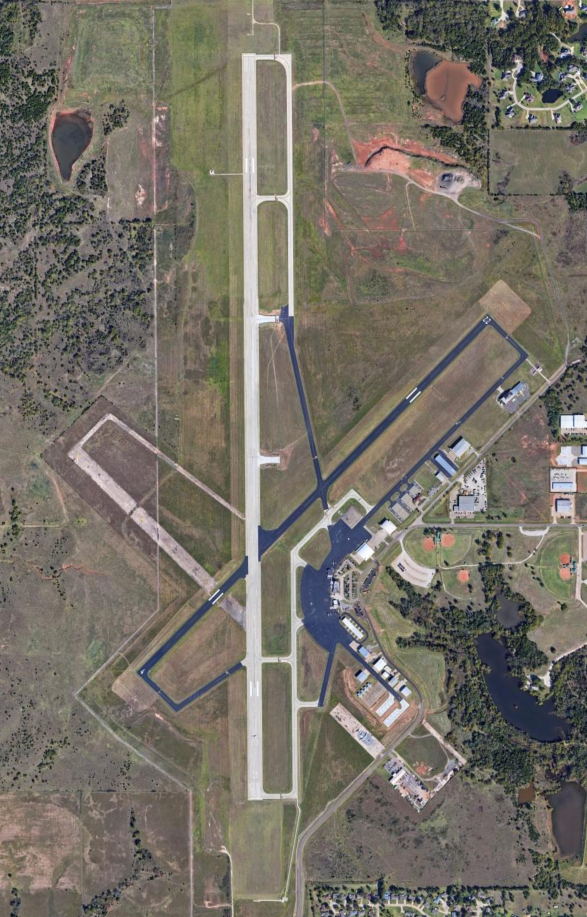
#> input picture images/sat_img.PNG, 587 x 917 px
$ python -i building_dtect.py   (imports and definitions only)   (older library calls are emulated)
#> lines starting #> are read from the running program, lines starting #| are printed output that depends on the picture
#> further down, picture is the input picture: shape (917, 587, 3); mean B, G, R 101.8, 112, 117.3
# -*- coding: utf-8 -*-
"""

-- BE SURE TO ADD 'maps' FOLDER IN C DRIVE

-- install cv2 module with commmand '!pip install opencv-python'

INSTRUCTIONS:

-- Enter two coordinates seperated by a comma!

-- Maps will be uploaded into 'maps' folder

--
"""

# =============================================================================
# ----- MODULE IMPORTS --------------------------------------------------------
# =============================================================================
import cv2
import os
import urllib.request
from shapely.geometry import Polygon
import simplekml

# BE SURE TO ADD 'maps' FOLDER IN YOUR C DRIVE
directory = 'C:/maps'
# [1 line not run here, left out]

# =============================================================================
# ----- MAIN ROUTINE ----------------------------------------------------------
# =============================================================================
# [41 lines left out: function main, not called in this run]


# =============================================================================
# ----- FUNCTIONS & DEFINITIONS -----------------------------------------------
# =============================================================================
# Quadrent size
n = 4

# Zoom 17: (0.00687, 0.00534)
# Zoom 18: (0.003435, 0.00267) (factor of 2 per zoom)
# Veritcal scaling factor
vert = 0.00267
# Horizontal scaling factor
horiz = 0.003435


# Create quadrent arrays
coords_1 = [[0 for x in range(n)] for x in range(n)]
coords_2 = [[0 for x in range(n)] for x in range(n)]
coords_3 = [[0 for x in range(n)] for x in range(n)]
coords_4 = [[0 for x in range(n)] for x in range(n)]

# Stiching Quads
imgs = [[0 for x in range(n)] for x in range(n)]
columns = [0 for x in range(n)]
quad = [0 for x in range(4)]


# =============================================================================
# ----- QUADRENT FUNCTIONS ----------------------------------------------------
# =============================================================================

# ===== Quad 1 ================================================================
# [163 lines left out: functions quad_1, quad_2, quad_3, quad_4, stitch_image, not called in this run]


# =============================================================================
# ----- IMG PROCESSING FUNCTIONS ----------------------------------------------
# =============================================================================

# ===== Edge Detection ========================================================
def edge_detection(img):
    ''' Uses sobel/canny edge detection from OpenCV to outline image '''
    # Convert to graycsale
    img_gray = cv2.cvtColor(img, cv2.COLOR_BGR2GRAY)
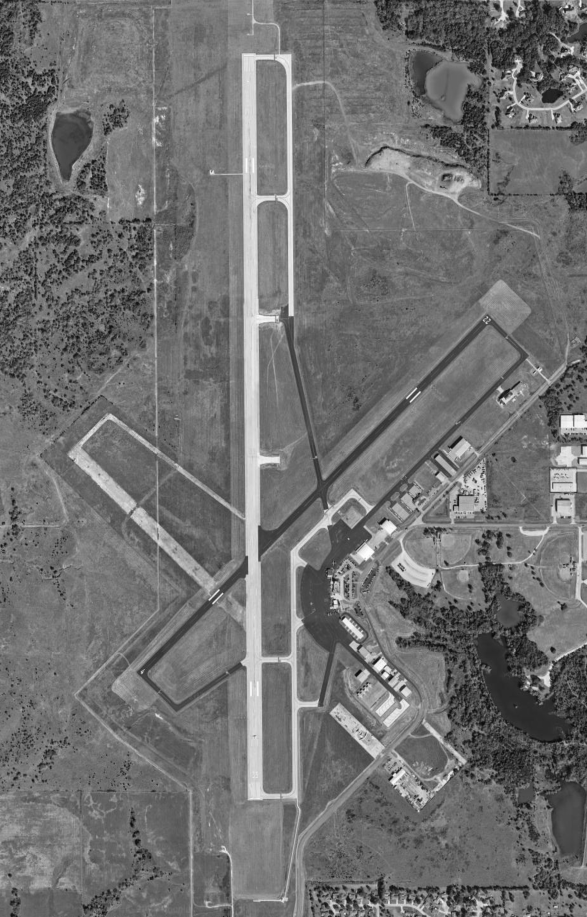
#> img_gray: shape (917, 587); min 9, max 254, mean 112.4

    # Sobel Edge Detection
    grad_x = cv2.Sobel(img_gray, cv2.CV_64F, 1, 0, ksize=1)
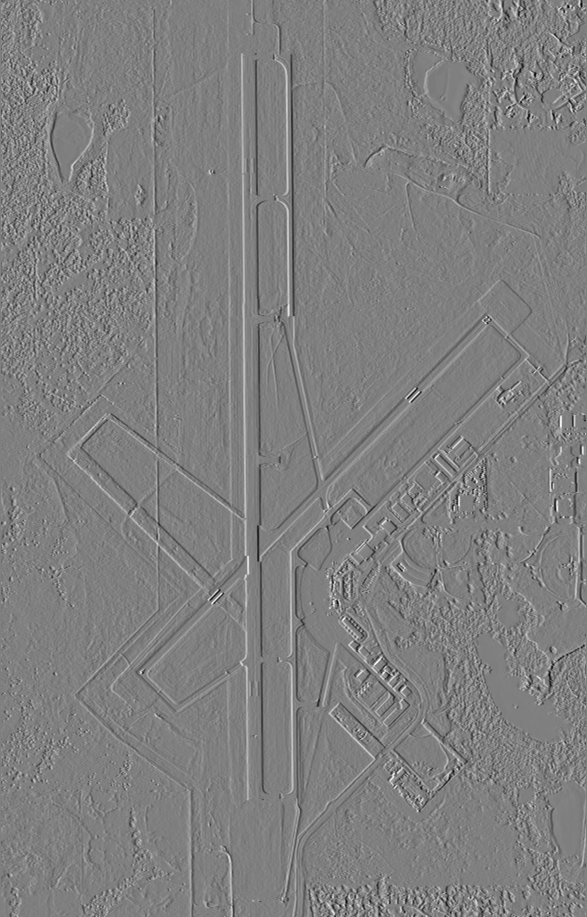
#> grad_x: shape (917, 587) float64; min -190, max 189, mean 0; drawn with min black and max white
    grad_y = cv2.Sobel(img_gray, cv2.CV_64F, 0, 1, ksize=1)
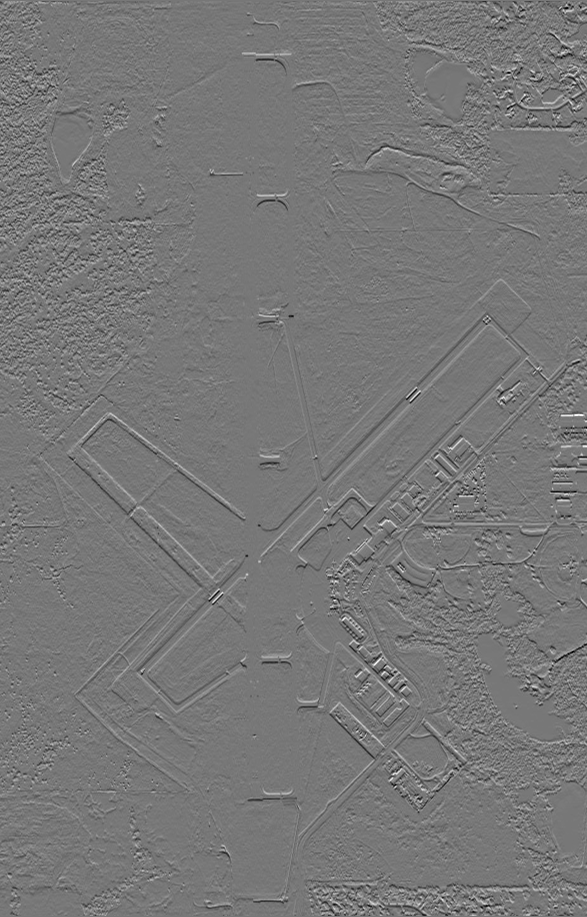
#> grad_y: shape (917, 587) float64; min -175, max 197, mean 0; drawn with min black and max white
    abs_grad_x = cv2.convertScaleAbs(grad_x)
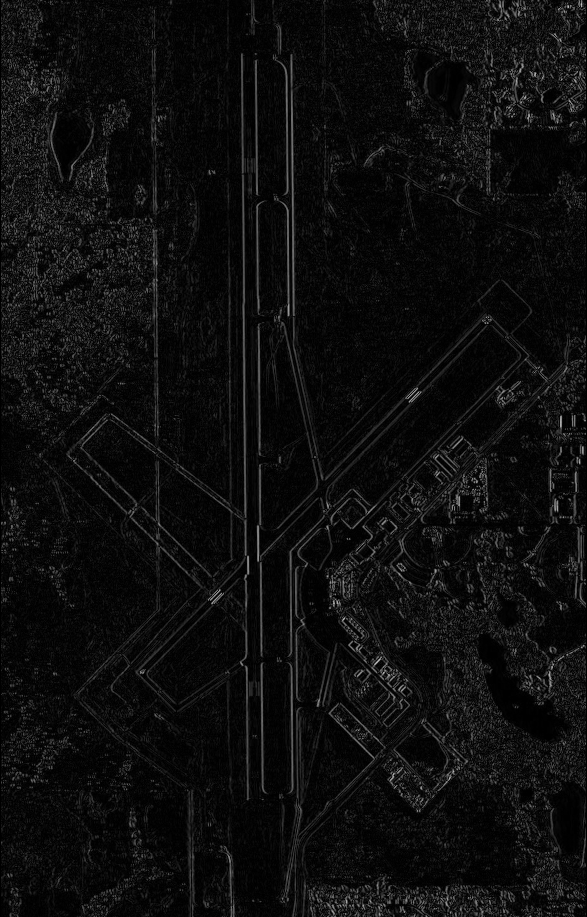
#> abs_grad_x: shape (917, 587); min 0, max 190, mean 13.8
    abs_grad_y = cv2.convertScaleAbs(grad_y)
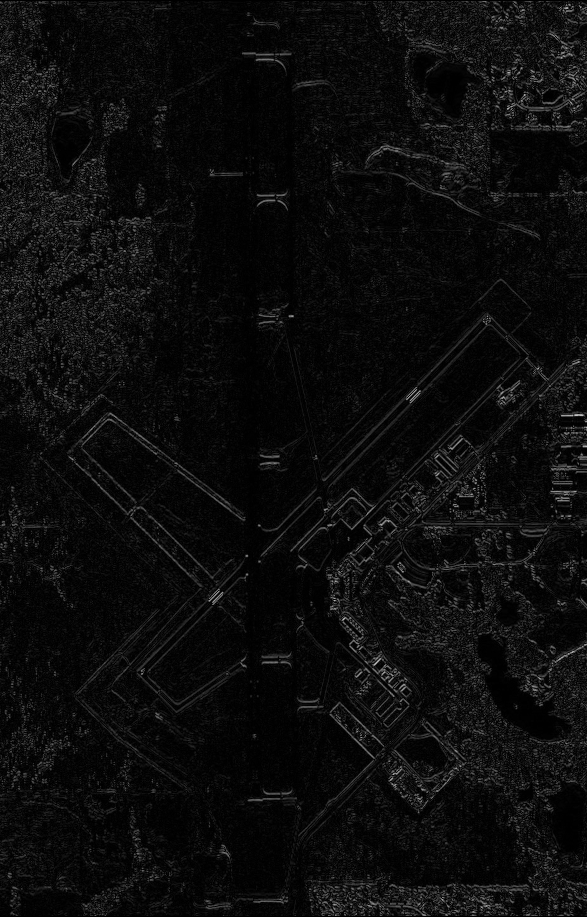
#> abs_grad_y: shape (917, 587); min 0, max 197, mean 12.4
    grad = cv2.addWeighted(abs_grad_x, 0.7, abs_grad_y, 0.7, 0)
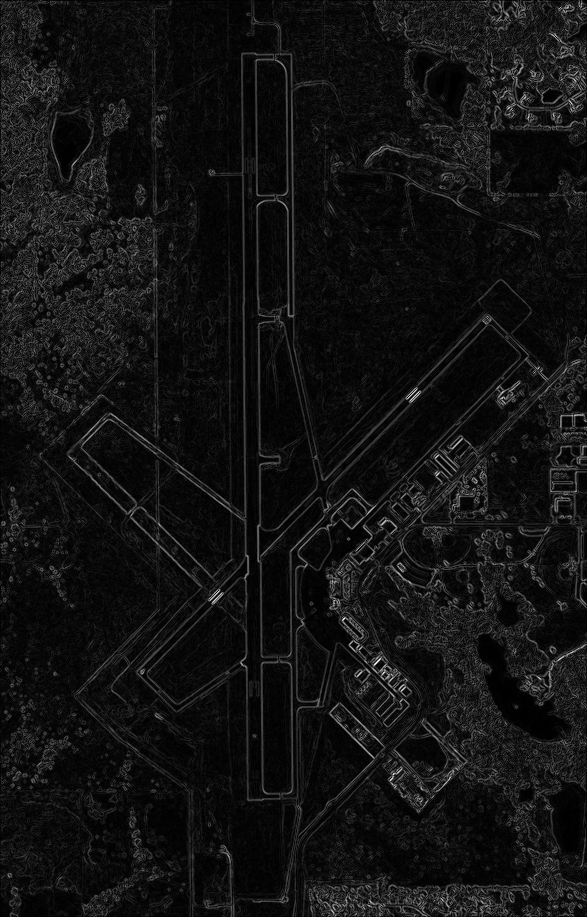
#> grad: shape (917, 587); min 0, max 255, mean 18.3
    cv2.imwrite('sobel.jpg', grad)

    # Blur the image for better edge detection
    img_blur = cv2.GaussianBlur(grad, (5,5), 0)
    # Canny Edge Detection
    edges = cv2.Canny(image=img_blur, threshold1=190, threshold2=210)
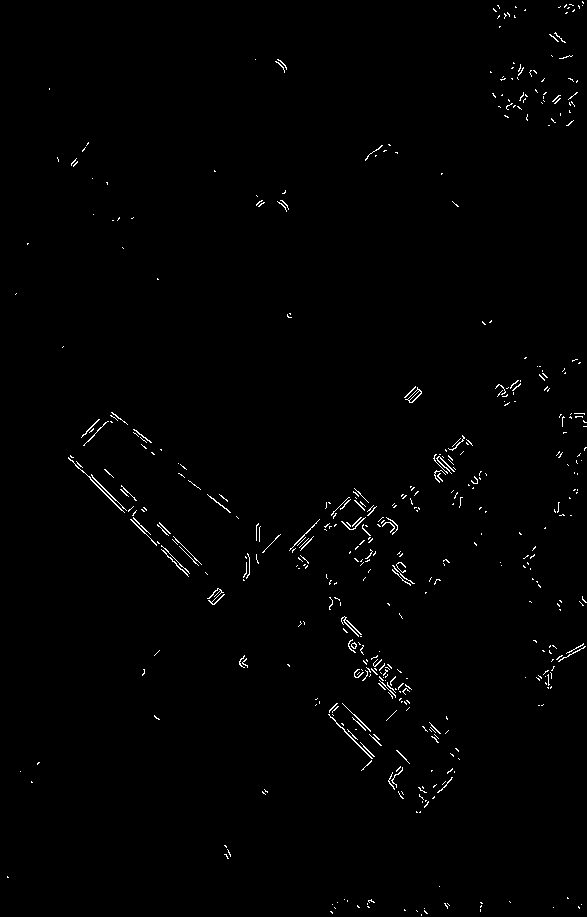
#> edges: shape (917, 587); 0.89% white in thin lines or dots
    cv2.imwrite('canny.jpg', edges)

    # Return Canny Edge Detection Image
    return edges


# ===== Fill outlines of shapes ===============================================
# [129 lines left out: functions box_edges, convert_pixels_to_coords, geofencing, not called in this run]

# =============================================================================
# ----- INVOKE MAIN ROUTINE ---------------------------------------------------
# =============================================================================
# [2 lines not run here, left out]


# =============================================================================
# ----- END OF FILE -----------------------------------------------------------
# =============================================================================

>>> import cv2
>>> picture = cv2.imread('images/sat_img.PNG')
>>> result = edge_detection(picture)
